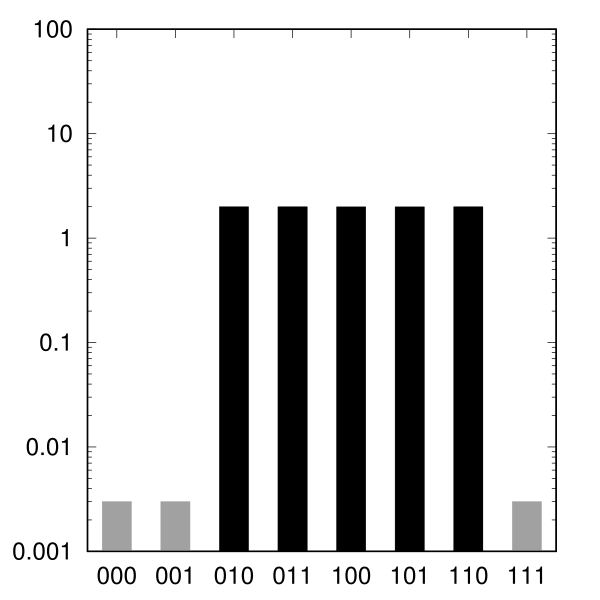

Here is the gnuplot script that generated this plot:
set output "demo_FixedGatesDigital0x00_001_A000_YFP_truth.eps"
set terminal postscript eps enhanced color "Helvetica, 35" size 6,6
set boxwidth 0.5
set lmargin 6
set border linewidth 2
set tics scale 2
set mytics 10
set key off
set xrange [0.5:8+0.5]
set yrange [0.001:100.0]
set logscale y
set style fill solid
plot "< awk '{if($4 == \"red\") print}'  demo_FixedGatesDigital0x00_001_A000_YFP_truth.dat" u 1:3:xtic(2) with boxes ls 1 lc rgb "dark-gray", \
     "< awk '{if($4 == \"blue\") print}' demo_FixedGatesDigital0x00_001_A000_YFP_truth.dat" u 1:3:xtic(2) with boxes ls 1 lc rgb "black" 
